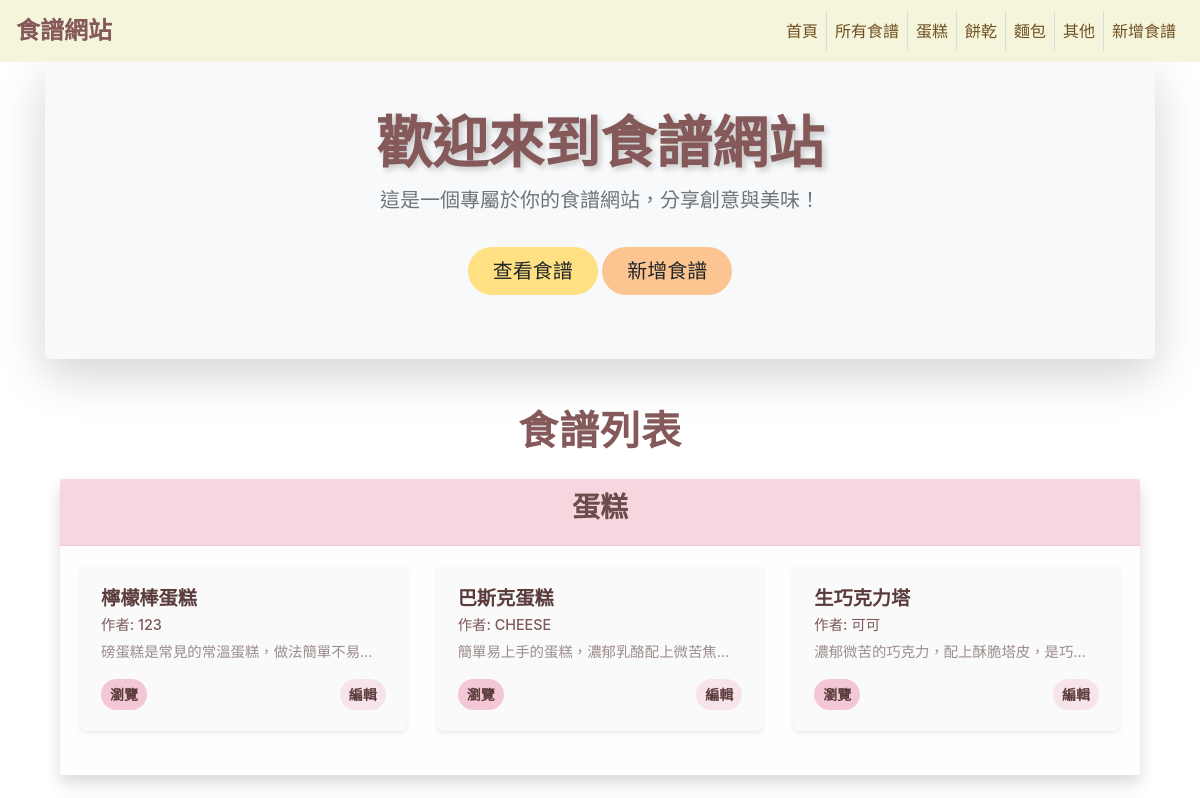
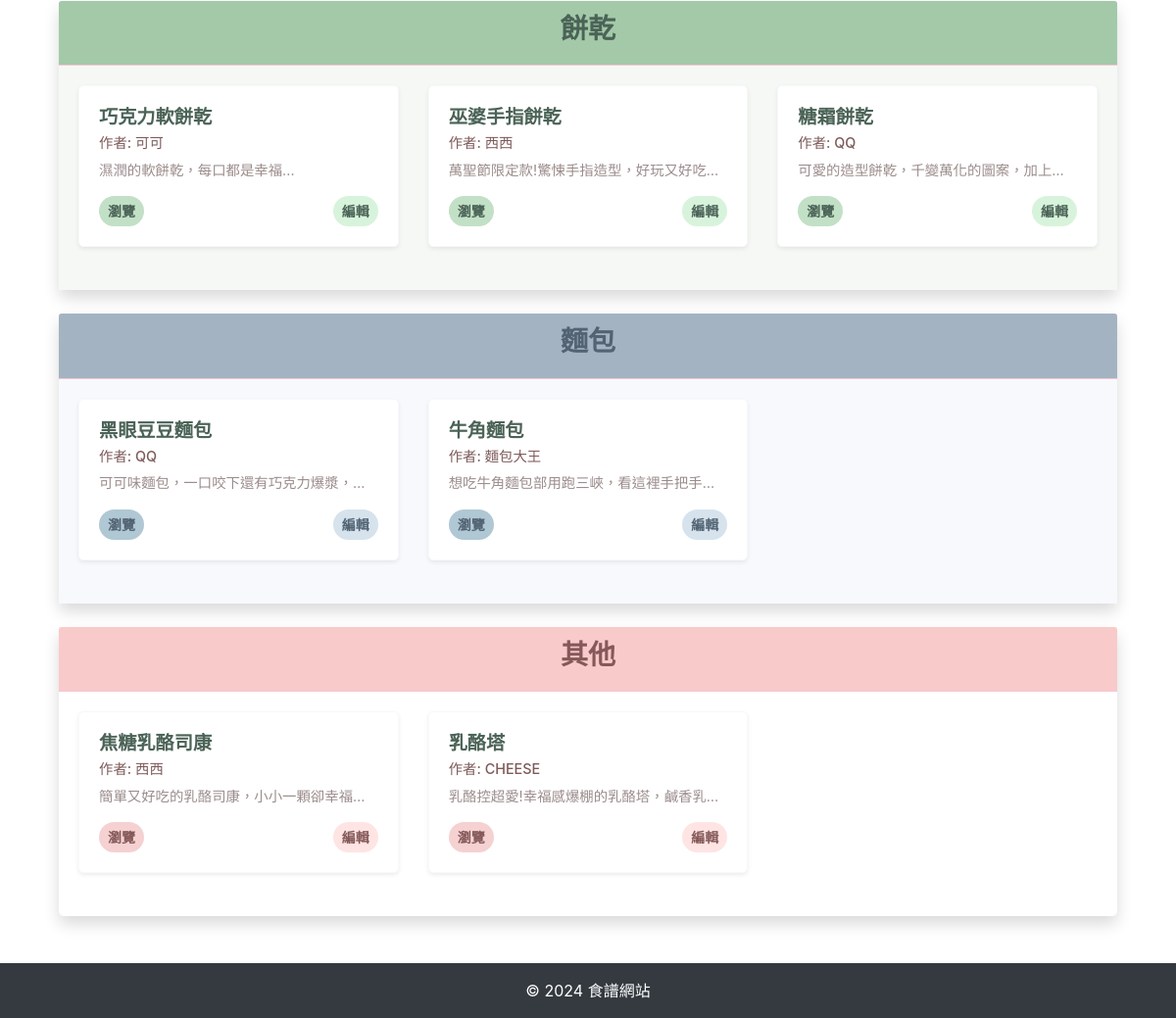
The page / on the database its author committed (2 pictures, top to bottom).
### models.py (models this page shows, shortened)
class Recipe(db.Model):
    id = db.Column(db.Integer, primary_key=True)
    title = db.Column(db.String(100), nullable=False)
    author = db.Column(db.String(50), nullable=False)  # 作者欄位
    content = db.Column(db.Text, nullable=False)
    ingredients = db.Column(db.Text, nullable=False)
    steps = db.Column(db.Text, nullable=False)
    image = db.Column(db.String(100), nullable=True)  # 新增欄位用於存儲圖片文件名
    difficulty = db.Column(db.String(1), nullable=False)  # 儲存難度星級
    created_at = db.Column(db.DateTime, default=get_current_time)  # 新增時的時間
    category = db.Column(db.String(50), nullable=True)   # 新增類別欄位

### app.py (the view)
@app.route('/')
def index():
    recipes = Recipe.query.all()  # 獲取所有食譜資料
    return render_template('index.html', recipes=recipes)

### templates/index.html (shortened to what this page needs)
{% extends "base.html" %}
{% block body %}
<main role="main">
    <div class="jumbotron bg-light text-dark py-5 rounded-lg shadow-lg">
        <div class="col-sm-8 mx-auto text-center">
            <h1 class="display-4 font-weight-bold text-center" style="color:  #855959; text-shadow: 3px 3px 6px rgba(0, 0, 0, 0.2);">
                歡迎來到食譜網站
            </h1>
                        <p class="lead text-muted">這是一個專屬於你的食譜網站，分享創意與美味！</p>
            <p>
                <a class="btn  btn-lg mt-3 px-4" href="{{ url_for('index') }}" role="button" style="border-radius: 30px; background-color: #FFE082;color=#855959;">查看食譜</a>
                <a class="btn  btn-lg mt-3 px-4" href="{{ url_for('add_recipe') }}" role="button" style="border-radius: 30px; background-color: #FBC490;color=#855959;">新增食譜</a>
            </p>
        </div>
    </div>
</main>
<div class="container mt-5">
    <h1 class="mb-4 text-center font-weight-bold" style="color: #855959; font-size: 40px; letter-spacing: 1px; text-transform: capitalize;">
        食譜列表
    </h1>
    <div class="row">
        <div class="col-12 mb-4" id="cake">
            <div class="card shadow border-0 rounded-lg">
                <div class="card-header text-center" style="background: #f7d6e0; color: #6d4c4c; border: none;">
                    <h2 class="font-weight-bold" style="font-size: 1.75rem;">蛋糕</h2>
                </div>
                <div class="card-body" style="background: #fffdfd; border-top: 1px solid #f4c7d6;">
                    <div class="row">
                        {% for recipe in recipes if recipe.category == '蛋糕' %}
                        <div class="col-md-6 col-lg-4 mb-4">
                            <div class="card shadow-sm border-light rounded-lg h-100" style="background: #fafafa; border: 1px solid #f3e0e5;">
                                <div class="card-body">
                                    <h5 class="card-title text-truncate" style="font-size: 1.2rem; font-weight: bold; color: #5b3c3c;">{{ recipe.title }}</h5>
                                    <h6 class="card-subtitle mb-2" style="font-size: 0.9rem; color: #7e5a5a;">作者: {{ recipe.author }}</h6>
                                    <p class="card-text text-truncate" style="font-size: 0.9rem; color: #9c8c8c;">{{ recipe.content[:100] }}...</p>
                                    <div class="d-flex justify-content-between mt-3">
                                        <a href="{{ url_for('show_recipe', recipe_id=recipe.id) }}" class="btn btn-sm rounded-pill" style="background: #f4c7d6; color: #5b3c3c; font-weight: bold;">瀏覽</a>
                                        <a href="{{ url_for('edit_recipe', recipe_id=recipe.id) }}" class="btn btn-sm rounded-pill" style="background: #f7e4ea; color: #5b3c3c; font-weight: bold;">編輯</a>
                                    </div>
                                </div>
                            </div>
                        </div>
                        {% endfor %}
                    </div>
                </div>
            </div>
        </div>
        <div class="col-12 mb-4" id="cookie">
            <div class="card shadow border-0 rounded-lg">
                <div class="card-header text-center" style="background: #a3c9a8; color: #4b6357; border: none;">
                    <h2 class="font-weight-bold" style="font-size: 1.75rem;">餅乾</h2>
                </div>
                <div class="card-body" style="background: #f5f8f4; border-top: 1px solid #f4c7d6;">
                    <div class="row">
                        {% for recipe in recipes if recipe.category == '餅乾' %}
                        <div class="col-md-6 col-lg-4 mb-4">
                            <div class="card shadow-sm border-light rounded-lg h-100">
                                <div class="card-body">
                                    <h5 class="card-title text-truncate" style="font-size: 1.2rem; font-weight: bold; color: #4b6357;">{{ recipe.title }}</h5>
                                    <h6 class="card-subtitle mb-2" style="font-size: 0.9rem; color: #7e5a5a;">作者: {{ recipe.author }}</h6>
                                    <p class="card-text text-truncate" style="font-size: 0.9rem; color: #9c8c8c;">{{ recipe.content[:100] }}...</p>
                                    <div class="d-flex justify-content-between mt-3">
                                        <a href="{{ url_for('show_recipe', recipe_id=recipe.id) }}" class="btn btn-sm rounded-pill" style="background: #c2e0c6; color: #4b6357; font-weight: bold;">瀏覽</a>
                                        <a href="{{ url_for('edit_recipe', recipe_id=recipe.id) }}" class="btn btn-sm rounded-pill" style="background: #d8f3dc; color: #4b6357; font-weight: bold;">編輯</a>
                                    </div>
                                </div>
                            </div>
                        </div>
                        {% endfor %}
                    </div>
                </div>
            </div>
        </div>
        <div class="col-12 mb-4" id="bread">
            <div class="card shadow border-0 rounded-lg">
                <div class="card-header text-center" style="background: #a4b3c1; color: #526373; border: none;">
                    <h2 class="font-weight-bold" style="font-size: 1.75rem;">麵包</h2>
                </div>
                <div class="card-body" style="background: #f7f9fc; border-top: 1px solid #f4c7d6;">
                    <div class="row">
                        {% for recipe in recipes if recipe.category == '麵包' %}
                        <div class="col-md-6 col-lg-4 mb-4">
                            <div class="card shadow-sm border-light rounded-lg h-100">
                                <div class="card-body">
                                    <h5 class="card-title text-truncate" style="font-size: 1.2rem; font-weight: bold; color: #4b6357;">{{ recipe.title }}</h5>
                                    <h6 class="card-subtitle mb-2" style="font-size: 0.9rem; color: #7e5a5a;">作者: {{ recipe.author }}</h6>
                                    <p class="card-text text-truncate" style="font-size: 0.9rem; color: #9c8c8c;">{{ recipe.content[:100] }}...</p>
                                    <div class="d-flex justify-content-between mt-3">
                                        <a href="{{ url_for('show_recipe', recipe_id=recipe.id) }}" class="btn btn-sm rounded-pill" style="background: #b0c7d4; color: #526373; font-weight: bold;">瀏覽</a>
                                        <a href="{{ url_for('edit_recipe', recipe_id=recipe.id) }}" class="btn btn-sm rounded-pill" style="background: #d6e3ed; color: #526373; font-weight: bold;">編輯</a>
                                    </div>
                                </div>
                            </div>
                        </div>
                        {% endfor %}
                    </div>
                </div>
            </div>
        </div>
        <div class="col-12 mb-4" id="other">
            <div class="card shadow border-0 rounded-lg">
                <div class="card-header text-center" style="background: #f9caca; color: #855959; border: none;">
                    <h2 class="font-weight-bold" style="font-size: 1.75rem;">其他</h2>
                </div>
                <div class="card-body" style="background: ##fffaf5; border-top: 1px solid #f4c7d6;">
                    <div class="row">
                        {% for recipe in recipes if recipe.category == '其他' %}
                        <div class="col-md-6 col-lg-4 mb-4">
                            <div class="card shadow-sm border-light rounded-lg h-100">
                                <div class="card-body">
                                    <h5 class="card-title text-truncate" style="font-size: 1.2rem; font-weight: bold; color: #4b6357;">{{ recipe.title }}</h5>
                                    <h6 class="card-subtitle mb-2" style="font-size: 0.9rem; color: #7e5a5a;">作者: {{ recipe.author }}</h6>
                                    <p class="card-text text-truncate" style="font-size: 0.9rem; color: #9c8c8c;">{{ recipe.content[:100] }}...</p>
                                    <div class="d-flex justify-content-between mt-3">
                                        <a href="{{ url_for('show_recipe', recipe_id=recipe.id) }}" class="btn btn-sm rounded-pill" style="background: #f5d1d1; color: #855959; font-weight: bold;">瀏覽</a>
                                        <a href="{{ url_for('edit_recipe', recipe_id=recipe.id) }}" class="btn btn-sm rounded-pill" style="background: #ffe4e4; color: #855959; font-weight: bold;">編輯</a>
                                    </div>
                                </div>
                            </div>
                        </div>
                        {% endfor %}
                    </div>
                </div>
            </div>
        </div>
    </div>
</div>
{% endblock %}

### rows shown on the page
Recipe: title "檸檬棒蛋糕", author "123", content "磅蛋糕是常見的常溫蛋糕，做法簡單不易…"
Recipe: title "巴斯克蛋糕", author "CHEESE", content "簡單易上手的蛋糕，濃郁乳酪配上微苦焦…"
Recipe: title "生巧克力塔", author "可可", content "濃郁微苦的巧克力，配上酥脆塔皮，是巧…"
Recipe: title "巧克力軟餅乾", author "可可", content "濕潤的軟餅乾，每口都是幸福"
Recipe: title "巫婆手指餅乾", author "西西", content "萬聖節限定款!驚悚手指造型，好玩又好吃…"
Recipe: title "糖霜餅乾", author "QQ", content "可愛的造型餅乾，千變萬化的圖案，加上…"
Recipe: title "黑眼豆豆麵包", author "QQ", content "可可味麵包，一口咬下還有巧克力爆漿，…"
Recipe: title "牛角麵包", author "麵包大王", content "想吃牛角麵包部用跑三峽，看這裡手把手…"
Recipe: title "焦糖乳酪司康", author "西西", content "簡單又好吃的乳酪司康，小小一顆卻幸福…"
Recipe: title "乳酪塔", author "CHEESE", content "乳酪控超愛!幸福感爆棚的乳酪塔，鹹香乳…"
